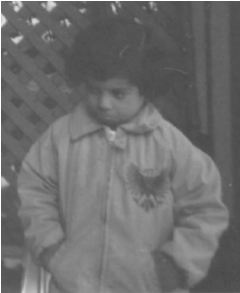
#> input picture Assignment-11/Python/gray.png, 240 x 293 px
$ python 11-2.py
#> lines starting #> are read from the running program, lines starting #| are printed output that depends on the picture
import cv2
import numpy as np
from matplotlib import pyplot as plt

inputImg='gray.png'
img=cv2.imread(inputImg)
#> img is the input picture: shape (293, 240, 3); min 73, max 255, mean 110.3
img_to_yuv=cv2.cvtColor(img,cv2.COLOR_BGR2YUV)
#> img_to_yuv: shape (293, 240, 3); mean of channels 0, 1, 2 110.3, 128, 128
img_to_yuv[:,:,0]=cv2.equalizeHist(img_to_yuv[:,:,0])
#> img_to_yuv: shape (293, 240, 3); mean of channels 0, 1, 2 129.5, 128, 128
hist_equalization_result=cv2.cvtColor(img_to_yuv,cv2.COLOR_YUV2BGR)
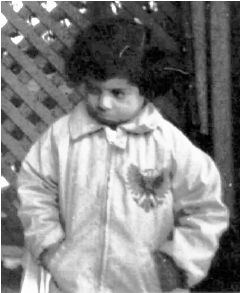
#> hist_equalization_result: shape (293, 240, 3); min 0, max 255, mean 129.5

cv2.imshow('gray',img)
output_img='result.jpg'
cv2.imwrite(output_img,hist_equalization_result)
cv2.imshow('result',hist_equalization_result)


inputImg2='result.jpg'
gray_img=cv2.imread(inputImg2,cv2.IMREAD_GRAYSCALE)
#> gray_img: shape (293, 240); min 0, max 255, mean 129.5
hist=cv2.calcHist([gray_img],[0],None,[256],[0,256])
#> hist = 256 values, max 625 at index 33, min 21 at index 28, mean 274.7
plt.hist(gray_img.ravel(),256,[0,256])
plt.title('Histogram for gray scale picture')
plt.show()
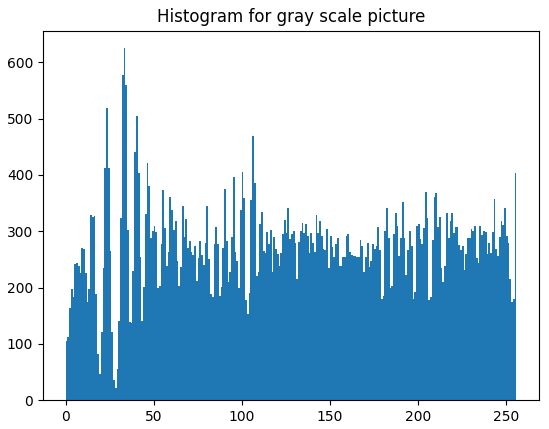
#> figure drawn by matplotlib, 1 panel; tallest bar 625 high, from x = 33 to 34
cv2.waitKey(0)
cv2.destroyAllWindows()
